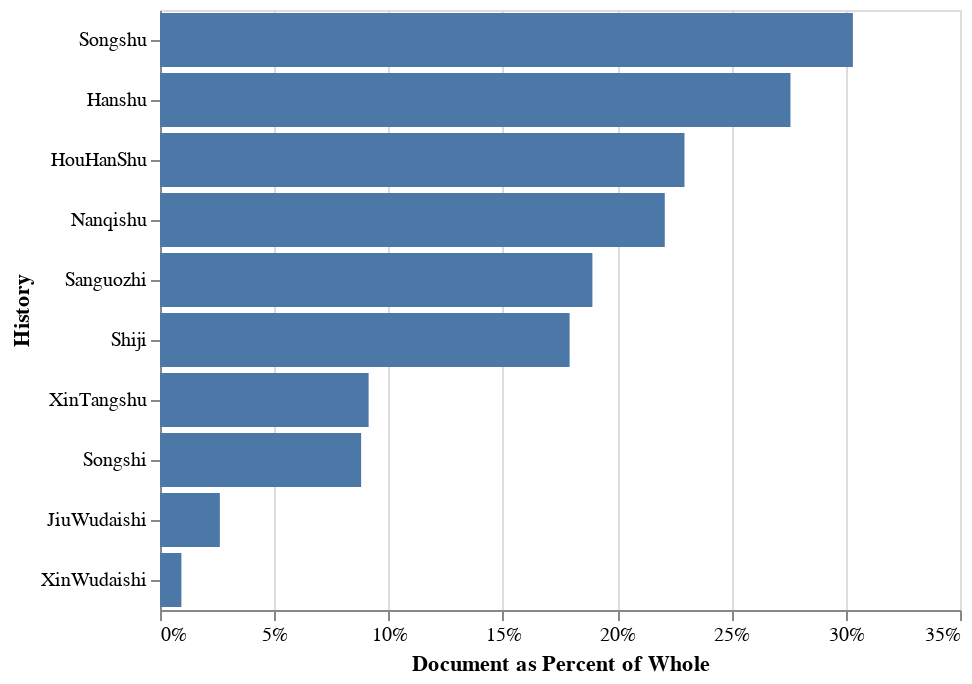

Write notebook code for a chart like this one.
### Code cell
DocPercentageRankedMajorandnotMedieval =  alt.Chart(SummaryDf.reindex(set(notMedieval+MajorComparisons)).reset_index()).mark_bar().encode(
        y=alt.Y('book', sort=sortOrderPercent, title="History"),
        x=alt.X('DocPercentage', axis=alt.Axis(format='%', title='Document as Percent of Whole'))
    )

DocPercentageRankedMajorandnotMedieval

### Figure 1 — Vega-Lite specification as saved in the notebook (floating-point values rounded to 4 significant figures)
{"$schema": "https://vega.github.io/schema/vega-lite/v3.3.0.json", "config": {"mark": {"tooltip": null}, "view": {"height": 300, "width": 400}}, "data": {"name": "data-d27bab90b5acd48e38f92eb27d316689"}, "datasets": {"data-d27bab90b5acd48e38f92eb27d316689": [{"DocPercentage": 0.08799, "book": "Songshi", "bookname": "Songshi", "commentaryChar": 0, "docsCharTotal": 227160, "docsTotal": 489, "grandChar": 2581534, "iDocsCharM": 149054, "iDocsM": 213, "qDocsC": 0, "qDocsCharC": 0, "qDocsCharM": 78106, "qDocsM": 276}, {"DocPercentage": 0.2758, "book": "Hanshu", "bookname": "Hanshu", "commentaryChar": 0, "docsCharTotal": 174793, "docsTotal": 279, "grandChar": 633699, "iDocsCharM": 115276, "iDocsM": 110, "qDocsC": 0, "qDocsCharC": 0, "qDocsCharM": 59517, "qDocsM": 169}, {"DocPercentage": 0.3031, "book": "Songshu", "bookname": "Songshu", "commentaryChar": 0, "docsCharTotal": 158866, "docsTotal": 254, "grandChar": 524083, "iDocsCharM": 111375, "iDocsM": 114, "qDocsC": 0, "qDocsCharC": 0, "qDocsCharM": 47491, "qDocsM": 140}, {"DocPercentage": 0.02618, "book": "JiuWudaishi", "bookname": "JiuWudaishi", "commentaryChar": 0, "docsCharTotal": 12281, "docsTotal": 21, "grandChar": 469090, "iDocsCharM": 9043, "iDocsM": 9, "qDocsC": 0, "qDocsCharC": 0, "qDocsCharM": 3238, "qDocsM": 12}, {"DocPercentage": 0.09127, "book": "XinTangshu", "bookname": "XinTangshu", "commentaryChar": 0, "docsCharTotal": 129017, "docsTotal": 265, "grandChar": 1413549, "iDocsCharM": 86603, "iDocsM": 126, "qDocsC": 0, "qDocsCharC": 0, "qDocsCharM": 42414, "qDocsM": 139}, {"DocPercentage": 0.1892, "book": "Sanguozhi", "bookname": "Sanguozhi", "commentaryChar": 335000, "docsCharTotal": 151581, "docsTotal": 326, "grandChar": 466238, "iDocsCharM": 28462, "iDocsM": 25, "qDocsC": 127, "qDocsCharC": 59123, "qDocsCharM": 63996, "qDocsM": 174}, {"DocPercentage": 0.2208, "book": "Nanqishu", "bookname": "NanQishu", "commentaryChar": 0, "docsCharTotal": 54420, "docsTotal": 108, "grandChar": 246422, "iDocsCharM": 31032, "iDocsM": 38, "qDocsC": 0, "qDocsCharC": 0, "qDocsCharM": 23388, "qDocsM": 70}, {"DocPercentage": 0.2295, "book": "HouHanShu", "bookname": "HouHanshu", "commentaryChar": 0, "docsCharTotal": 149138, "docsTotal": 279, "grandChar": 649958, "iDocsCharM": 84869, "iDocsM": 93, "qDocsC": 0, "qDocsCharC": 0, "qDocsCharM": 64269, "qDocsM": 186}, {"DocPercentage": 0.1792, "book": "Shiji", "bookname": "Shiji", "commentaryChar": 0, "docsCharTotal": 57510, "docsTotal": 94, "grandChar": 320906, "iDocsCharM": 35165, "iDocsM": 32, "qDocsC": 0, "qDocsCharC": 0, "qDocsCharM": 22345, "qDocsM": 62}, {"DocPercentage": 0.009358, "book": "XinWudaishi", "bookname": "XinWudaishi", "commentaryChar": 0, "docsCharTotal": 2046, "docsTotal": 6, "grandChar": 218636, "iDocsCharM": 1262, "iDocsM": 3, "qDocsC": 0, "qDocsCharC": 0, "qDocsCharM": 784, "qDocsM": 3}]}, "encoding": {"x": {"axis": {"format": "%", "title": "Document as Percent of Whole"}, "field": "DocPercentage", "type": "quantitative"}, "y": {"field": "book", "sort": {"field": "DocPercentage", "order": "descending"}, "title": "History", "type": "nominal"}}, "mark": "bar"}
